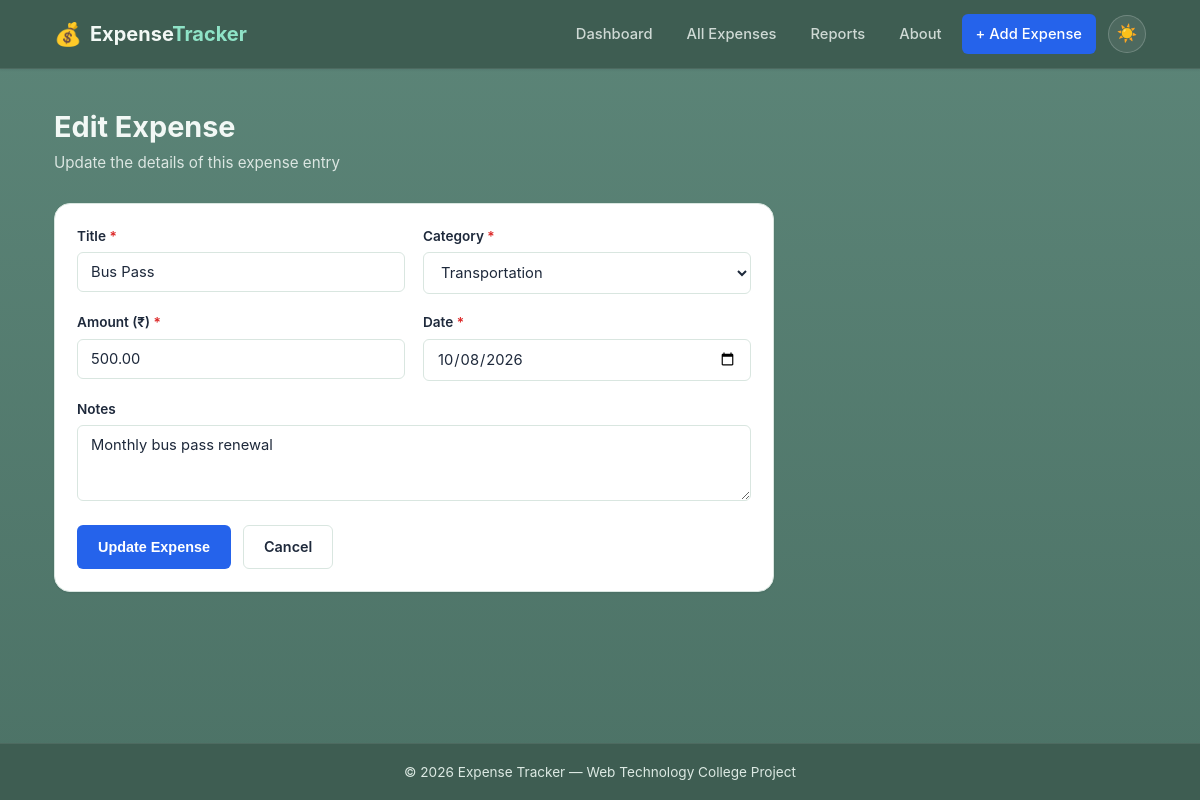
The app's page /edit_expense.php?id=2 with its own data.
### tables this page shows
CREATE TABLE IF NOT EXISTS expenses (
    id INT AUTO_INCREMENT PRIMARY KEY,
    title VARCHAR(255) NOT NULL,
    category VARCHAR(100) NOT NULL,
    amount DECIMAL(10, 2) NOT NULL,
    expense_date DATE NOT NULL,
    notes TEXT,
    created_at TIMESTAMP DEFAULT CURRENT_TIMESTAMP
);

### includes/functions.php (called while the page is built, shortened)
<?php
function getCategories()
{
    return [
        'Food & Dining',
        'Transportation',
        'Shopping',
        'Bills & Utilities',
        'Entertainment',
        'Health & Fitness',
        'Education',
        'Travel',
        'Other'
    ];
}
function getExpenseById($pdo, $id)
{
    $stmt = $pdo->prepare("SELECT * FROM expenses WHERE id = :id");
    $stmt->execute([':id' => $id]);
    $result = $stmt->fetch();
    return $result ?: null;
}

### edit_expense.php (the view, shortened to what this page needs)
<?php
require_once 'includes/functions.php';
$database = new Database();
$pdo = $database->getConnection();
$id = isset($_GET['id']) ? (int) $_GET['id'] : 0;
$expense = getExpenseById($pdo, $id);
$categories = getCategories();
$formData = $expense;
include 'includes/header.php';
?>
<div class="page-header">
    <h1>Edit Expense</h1>
    <p class="page-subtitle">Update the details of this expense entry</p>
</div>
<div class="card form-card">
    <div class="card-body">
        <form method="POST" action="edit_expense.php?id=<?php echo (int) $id; ?>" class="expense-form" novalidate>
            <div class="form-row">
                <div class="form-group">
                    <label for="title">Title <span class="required">*</span></label>
                    <input type="text" id="title" name="title" required maxlength="150"
                           value="<?php echo htmlspecialchars($formData['title']); ?>">
                </div>
                <div class="form-group">
                    <label for="category">Category <span class="required">*</span></label>
                    <select id="category" name="category" required>
                        <?php foreach ($categories as $cat): ?>
                            <option value="<?php echo htmlspecialchars($cat); ?>"
                                <?php echo $formData['category'] === $cat ? 'selected' : ''; ?>>
                                <?php echo htmlspecialchars($cat); ?>
                            </option>
                        <?php endforeach; ?>
                    </select>
                </div>
            </div>
            <div class="form-row">
                <div class="form-group">
                    <label for="amount">Amount (₹) <span class="required">*</span></label>
                    <input type="number" id="amount" name="amount" step="0.01" min="0.01" required
                           value="<?php echo htmlspecialchars($formData['amount']); ?>">
                </div>
                <div class="form-group">
                    <label for="expense_date">Date <span class="required">*</span></label>
                    <input type="date" id="expense_date" name="expense_date" required
                           value="<?php echo htmlspecialchars($formData['expense_date']); ?>">
                </div>
            </div>
            <div class="form-group">
                <label for="notes">Notes</label>
                <textarea id="notes" name="notes" rows="3"><?php echo htmlspecialchars($formData['notes']); ?></textarea>
            </div>
            <div class="form-actions">
                <button type="submit" class="btn btn-primary">Update Expense</button>
                <a href="all_expenses.php" class="btn btn-secondary">Cancel</a>
            </div>
        </form>
    </div>
</div>
<?php include 'includes/footer.php'; ?>

### assets/css/style.css (style rules this page uses)
:root { --page-bg: #5C8578; --page-bg-accent: #4C7266; --navbar-bg: #3E5D52; --navbar-text: #F2F8F5; --footer-bg: #3E5D52; --footer-text: #DCE9E3; --surface: #ffffff; --surface-muted: #F1F7F4; --border: #D9E6E0; --text: #1e293b; --text-muted: #5b6b66; --text-on-steel: #F2F8F5; --primary: #2563eb; --primary-dark: #1d4ed8; --primary-light: #dbeafe; --success: #16a34a; --success-light: #dcfce7; --success-text: #166534; --danger: #dc2626; --danger-light: #fee2e2; --danger-text: #991b1b; --warning: #d97706; --radius-sm: 6px; --radius-md: 10px; --radius-lg: 16px; --shadow-sm: 0 1px 2px rgba(15, 23, 42, 0.08); --shadow-md: 0 4px 16px rgba(15, 23, 42, 0.12); --shadow-lg: 0 12px 32px rgba(15, 23, 42, 0.16); --font: -apple-system, BlinkMacSystemFont, "Segoe UI", Roboto, Helvetica, Arial, sans-serif; color-scheme: light; }
* { margin: 0; padding: 0; box-sizing: border-box; }
html, body { height: 100%; }
body { font-family: var(--font); background: var(--page-bg); background-image: linear-gradient(180deg, var(--page-bg) 0%, var(--page-bg-accent) 100%); background-attachment: fixed; color: var(--text); line-height: 1.5; display: flex; flex-direction: column; min-height: 100vh; transition: background-color 0.25s ease, color 0.25s ease; }
a { text-decoration: none; color: inherit; }
.page-header { margin-bottom: 28px; }
.page-header h1 { font-size: 1.8rem; font-weight: 700; margin-bottom: 4px; color: var(--text-on-steel); }
.page-subtitle { color: var(--text-on-steel); opacity: 0.85; font-size: 0.95rem; }
.card { background: var(--surface); border: 1px solid var(--border); border-radius: var(--radius-lg); box-shadow: var(--shadow-sm); margin-bottom: 20px; }
.card-body { padding: 22px; }
.form-card { max-width: 720px; }
.expense-form .form-row { display: grid; grid-template-columns: 1fr 1fr; gap: 18px; }
.form-group { margin-bottom: 18px; }
.form-group label { display: block; font-size: 0.85rem; font-weight: 600; margin-bottom: 6px; color: var(--text); }
.required { color: var(--danger); }
.form-group input, .form-group select, .form-group textarea { width: 100%; padding: 10px 13px; border: 1px solid var(--border); border-radius: var(--radius-sm); font-size: 0.92rem; font-family: inherit; color: var(--text); background: var(--surface); transition: border-color 0.15s ease, box-shadow 0.15s ease; }
.form-group textarea { resize: vertical; }
.form-actions { display: flex; gap: 12px; margin-top: 6px; }
.btn { display: inline-flex; align-items: center; justify-content: center; padding: 10px 20px; border-radius: var(--radius-sm); font-size: 0.9rem; font-weight: 600; border: 1px solid transparent; cursor: pointer; transition: background 0.15s ease, border-color 0.15s ease, color 0.15s ease; }
.btn-primary { background: var(--primary); color: #ffffff; }
.btn-secondary { background: var(--surface); color: var(--text); border-color: var(--border); }

### records on screen
expenses: title "Bus Pass", category "Transportation", amount "500.00", expense_date "10/08/2026", notes "Monthly bus pass renewal"
